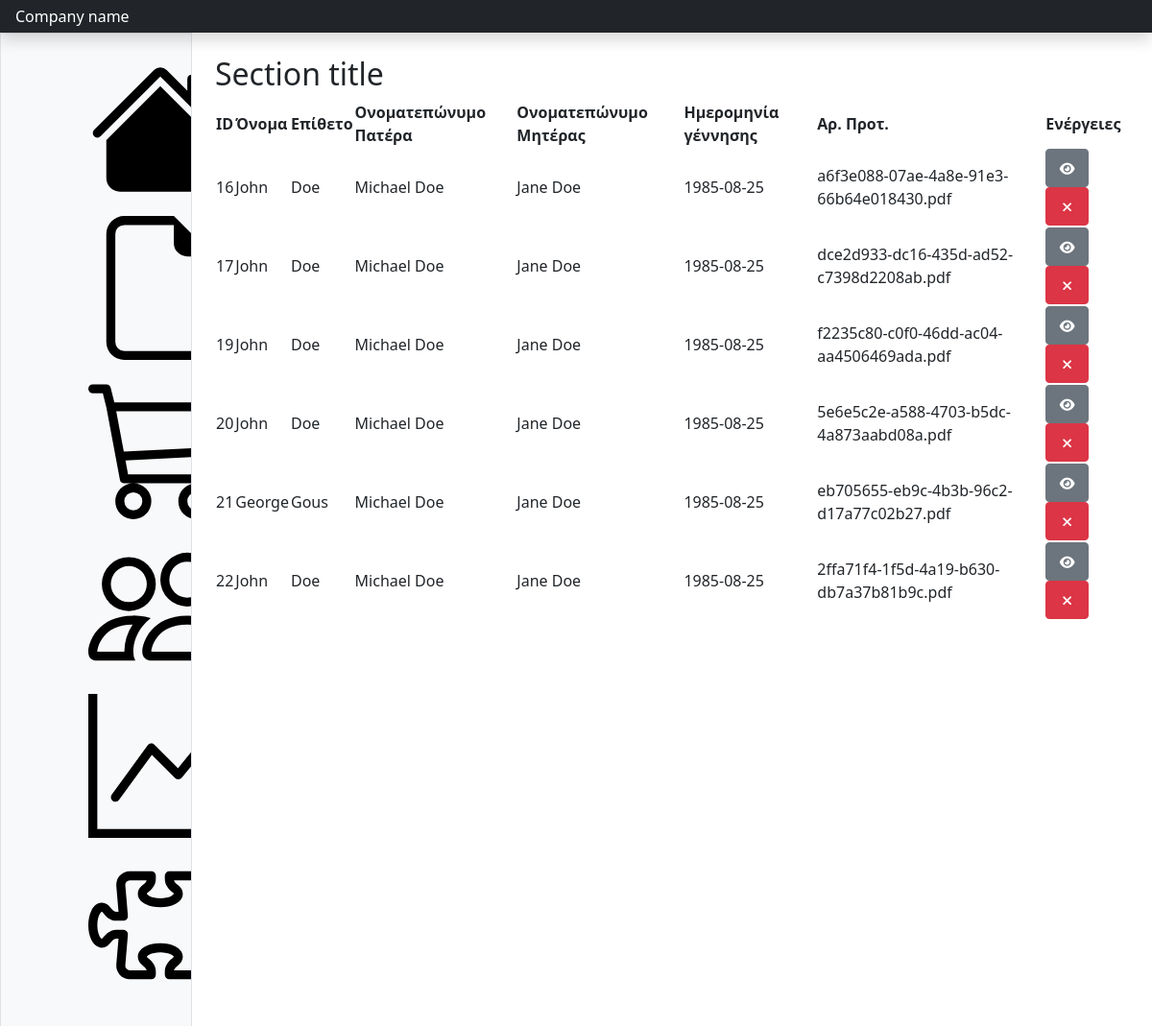
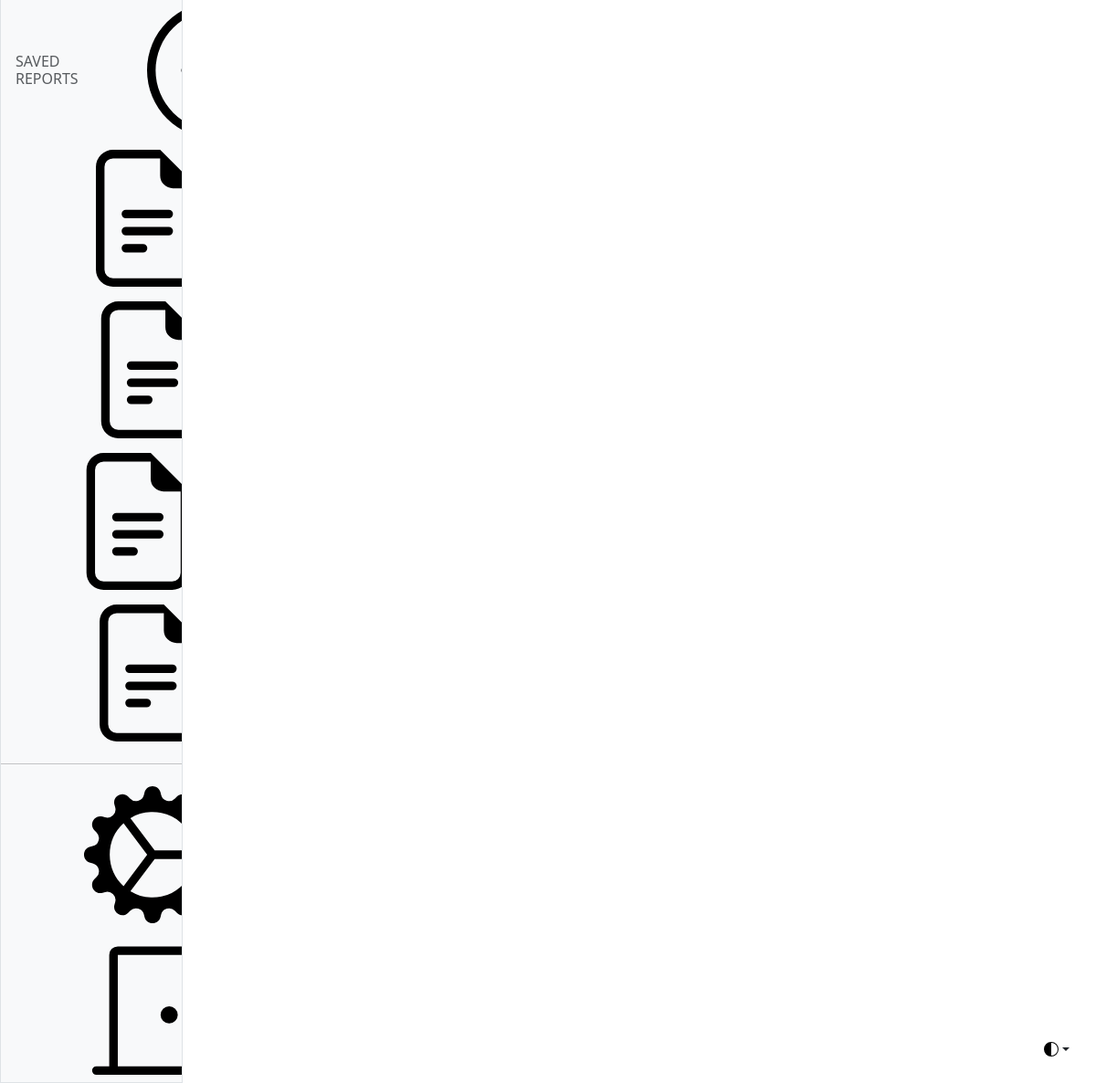
Page /metadimotefsi_entries on the committed database (2 pictures, top to bottom).
### models.py (models this page shows, shortened)
class Aitisimetadimotefsis_db(db.Model):
    id = id = db.Column(db.Integer, primary_key=True)
    first_name = db.Column(db.String(20), nullable=False)
    last_name = db.Column(db.String(20), nullable=False)
    father_fullname = db.Column(db.String(20), nullable=False)
    mother_fullname = db.Column(db.String(20), nullable=False)
    birth_date = db.Column(db.Date, nullable=False)
    pdf_filename = db.Column(db.String(100), nullable=False)
    pdf_dieti_katikia = db.Column(db.String(100), nullable=False)
    pdf_dilosi_epanadimotefsi = db.Column(db.String(100), nullable=False)

### main.py (the view)
@app.route('/metadimotefsi_entries')
def metadimotefsi_entries():
    entries = Aitisimetadimotefsis_db.query.all()
    return render_template('metadimotefsi_entries.html', entries=entries)

### main.py (called while the page is built)
@app.before_request
def create_tables():
    if not hasattr(app, 'tables_created'):
        db.create_all()
        app.tables_created = True

### templates/metadimotefsi_entries.html (shortened to what this page needs)
{% extends "empty_dashboard.html" %}
{% block content %}
<h2>Section title</h2>
<div>
  <table id="myTable" class="display">
    <thead>
      <tr>
        <th scope="col">ID</th>
        <th scope="col">Όνομα</th>
        <th scope="col">Επίθετο</th>
        <th scope="col">Ονοματεπώνυμο Πατέρα</th>
        <th scope="col">Ονοματεπώνυμο Μητέρας</th>
        <th scope="col">Ημερομηνία γέννησης</th>
        <th scope="col"> Αρ. Προτ.</th>
        <th scope="col"> Ενέργειες</th>
      </tr>
    </thead>
    <tbody>
      {% for entry in entries %}
      <tr>
        <td>{{ entry.id }}</td>
        <td>{{ entry.first_name }}</td>
        <td>{{ entry.last_name }}</td>
        <td>{{ entry.father_fullname }}</td>
        <td>{{ entry.mother_fullname}}</td>
        <td>{{ entry.birth_date}}</td>
        <td>{{ entry.pdf_filename}}</td>
        <td>
          <button type="button" class="btn btn-secondary btn-sm btn-equal preview-btn" data-bs-toggle="modal"
            data-bs-target="#previewModal_meradimotefsi" data-entry-id="{{ entry.id }}"
            data-entry-dir="{{ entry.pdf_filename.replace('.pdf', '') }}" data-pdf-filename="{{ entry.pdf_filename }}"
            data-pdf-dieti-katikia="{{ entry.pdf_dieti_katikia }}"
            data-pdf-dilosi-epanadimotefsi="{{ entry.pdf_dilosi_epanadimotefsi }}">
            <i class="fas fa-eye"></i>
          </button>
          <button type="button" class="btn btn-danger btn-sm btn-equal delete-btn" data-bs-toggle="modal"
            data-bs-target="#deleteModal"
            data-form-action="{{ url_for('delete_entry', form_type='metadimotefsi', id=entry.id) }}">
            <i class="fas fa-times"></i>
          </button>
        </td>
      </tr>
      {% endfor %}
    </tbody>
  </table>
  {% endblock %}

### templates/empty_dashboard.html (shortened to what this page needs)
<!doctype html>
<html lang="en">
<head>
  <link href="/static/css/mystyles.css" rel="stylesheet">
  <link href="https://cdn.jsdelivr.net/npm/bootstrap@5.3.3/dist/css/bootstrap.min.css" rel="stylesheet">
  <link href="https://getbootstrap.com/docs/5.3/assets/css/docs.css" rel="stylesheet">
  <link rel="stylesheet" href="https://cdn.datatables.net/2.0.8/css/dataTables.dataTables.css" />
  <link rel="stylesheet" href="https://cdnjs.cloudflare.com/ajax/libs/font-awesome/6.0.0-beta3/css/all.min.css">
</head>
<body>
  <div class="dropdown position-fixed bottom-0 end-0 mb-3 me-3 bd-mode-toggle">
    <button class="btn btn-bd-primary py-2 dropdown-toggle d-flex align-items-center" id="bd-theme" type="button"
      aria-expanded="false" data-bs-toggle="dropdown" aria-label="Toggle theme (auto)">
      <svg class="bi my-1 theme-icon-active" width="1em" height="1em">
        <use href="#circle-half"></use>
      </svg>
    </button>
  </div>
  <header class="navbar sticky-top bg-dark flex-md-nowrap p-0 shadow" data-bs-theme="dark">
    <a class="navbar-brand col-md-3 col-lg-2 me-0 px-3 fs-6 text-white" href="#">Company name</a>
  </header>
  <div class="container-fluid">
    <div class="row">
      <div class="sidebar border border-right col-md-3 col-lg-2 p-0 bg-body-tertiary">
        <div class="offcanvas-md offcanvas-end bg-body-tertiary" tabindex="-1" id="sidebarMenu"
          aria-labelledby="sidebarMenuLabel">
          <div class="offcanvas-body d-md-flex flex-column p-0 pt-lg-3 overflow-y-auto">
            <ul class="nav flex-column">
              <li class="nav-item">
                <a class="nav-link d-flex align-items-center gap-2 active" aria-current="page" href="#">
                  <svg class="bi">
                    <use xlink:href="#house-fill" />
                  </svg>
                </a>
              </li>
              <li class="nav-item">
                <a class="nav-link d-flex align-items-center gap-2" href="#">
                  <svg class="bi">
                    <use xlink:href="#file-earmark" />
                  </svg>
                </a>
              </li>
              <li class="nav-item">
                <a class="nav-link d-flex align-items-center gap-2" href="#">
                  <svg class="bi">
                    <use xlink:href="#cart" />
                  </svg>
                </a>
              </li>
              <li class="nav-item">
                <a class="nav-link d-flex align-items-center gap-2" href="#">
                  <svg class="bi">
                    <use xlink:href="#people" />
                  </svg>
                </a>
              </li>
              <li class="nav-item">
                <a class="nav-link d-flex align-items-center gap-2" href="#">
                  <svg class="bi">
                    <use xlink:href="#graph-up" />
                  </svg>
                </a>
              </li>
              <li class="nav-item">
                <a class="nav-link d-flex align-items-center gap-2" href="#">
                  <svg class="bi">
                    <use xlink:href="#puzzle" />
                  </svg>
                </a>
              </li>
            </ul>
            <h6
              class="sidebar-heading d-flex justify-content-between align-items-center px-3 mt-4 mb-1 text-body-secondary text-uppercase">
              <span>Saved reports</span>
              <a class="link-secondary" href="#" aria-label="Add a new report">
                <svg class="bi">
                  <use xlink:href="#plus-circle" />
                </svg>
              </a>
            </h6>
            <ul class="nav flex-column mb-auto">
              <li class="nav-item">
                <a class="nav-link d-flex align-items-center gap-2" href="#">
                  <svg class="bi">
                    <use xlink:href="#file-earmark-text" />
                  </svg>
                </a>
              </li>
              <li class="nav-item">
                <a class="nav-link d-flex align-items-center gap-2" href="#">
                  <svg class="bi">
                    <use xlink:href="#file-earmark-text" />
                  </svg>
                </a>
              </li>
              <li class="nav-item">
                <a class="nav-link d-flex align-items-center gap-2" href="#">
                  <svg class="bi">
                    <use xlink:href="#file-earmark-text" />
                  </svg>
                </a>
              </li>
              <li class="nav-item">
                <a class="nav-link d-flex align-items-center gap-2" href="#">
                  <svg class="bi">
                    <use xlink:href="#file-earmark-text" />
                  </svg>
                </a>
              </li>
            </ul>
            <hr class="my-3">
            <ul class="nav flex-column mb-auto">
              <li class="nav-item">
                <a class="nav-link d-flex align-items-center gap-2" href="#">
                  <svg class="bi">
                    <use xlink:href="#gear-wide-connected" />
                  </svg>
                </a>
              </li>
              <li class="nav-item">
                <a class="nav-link d-flex align-items-center gap-2" href="#">
                  <svg class="bi">
                    <use xlink:href="#door-closed" />
                  </svg>
                </a>
              </li>
            </ul>
          </div>
        </div>
      </div>
      <main class="col-md-9 ms-sm-auto col-lg-10 px-md-4 mt-4">
        {% block content %}{% endblock %}
      </main>
    </div>
  </div>
</body>
</html>

### static/css/mystyles.css (style rules this page uses)
.btn-equal { width: 45px; height: 40px; display: inline-flex; align-items: center; justify-content: center; }

### rows in the picture
Aitisimetadimotefsis_db: id "16", first_name "John", last_name "Doe", father_fullname "Michael Doe", mother_fullname "Jane Doe", birth_date "1985-08-25", pdf_filename "a6f3e088-07ae-4a8e-91e3-66b64e018430.pdf"
Aitisimetadimotefsis_db: id "17", first_name "John", last_name "Doe", father_fullname "Michael Doe", mother_fullname "Jane Doe", birth_date "1985-08-25", pdf_filename "dce2d933-dc16-435d-ad52-c7398d2208ab.pdf"
Aitisimetadimotefsis_db: id "19", first_name "John", last_name "Doe", father_fullname "Michael Doe", mother_fullname "Jane Doe", birth_date "1985-08-25", pdf_filename "f2235c80-c0f0-46dd-ac04-aa4506469ada.pdf"
Aitisimetadimotefsis_db: id "20", first_name "John", last_name "Doe", father_fullname "Michael Doe", mother_fullname "Jane Doe", birth_date "1985-08-25", pdf_filename "5e6e5c2e-a588-4703-b5dc-4a873aabd08a.pdf"
Aitisimetadimotefsis_db: id "21", first_name "George", last_name "Gous", father_fullname "Michael Doe", mother_fullname "Jane Doe", birth_date "1985-08-25", pdf_filename "eb705655-eb9c-4b3b-96c2-d17a77c02b27.pdf"
Aitisimetadimotefsis_db: id "22", first_name "John", last_name "Doe", father_fullname "Michael Doe", mother_fullname "Jane Doe", birth_date "1985-08-25", pdf_filename "2ffa71f4-1f5d-4a19-b630-db7a37b81b9c.pdf"
